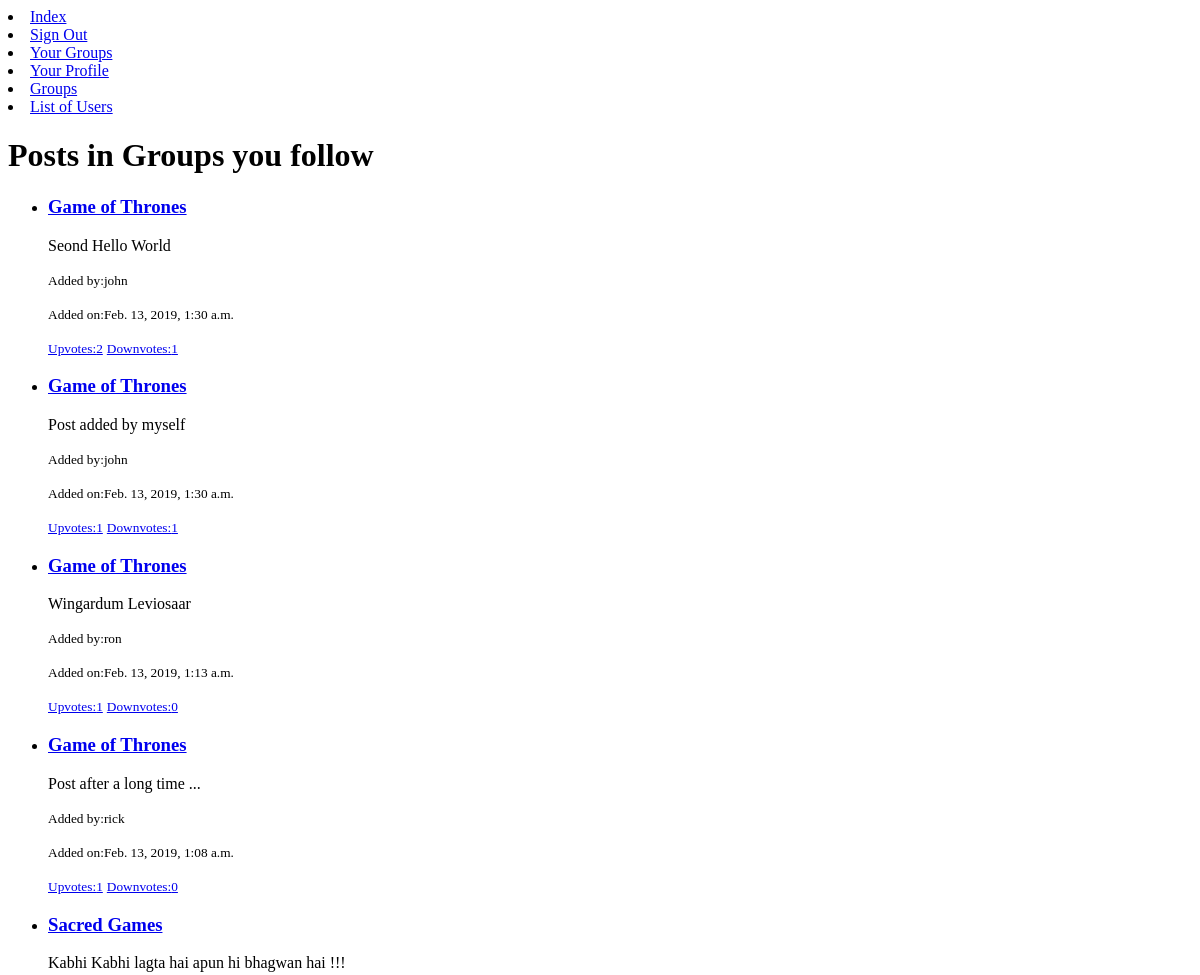
/account/user/ (signed in, upper part), run on an earlier commit of the app's database.
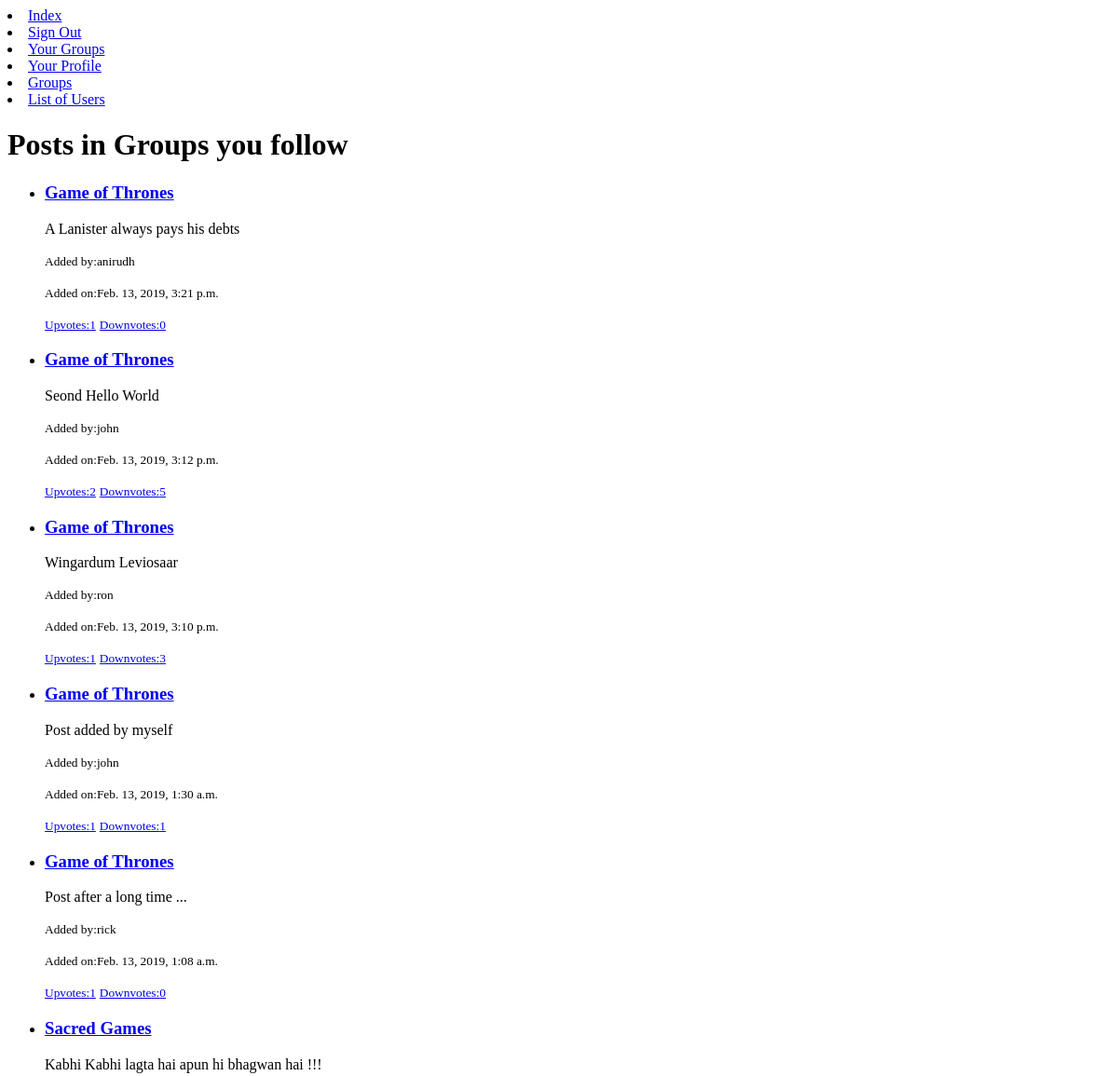
And on a later commit of the database.
### groups/models.py (models this page shows, shortened)
class Post(models.Model):
    user = models.ForeignKey(User,related_name='posts',on_delete=models.CASCADE)
    created_at = models.DateTimeField(auto_now=True)
    text = models.TextField()
    group = models.ForeignKey(Group,related_name='posts',on_delete=models.CASCADE)
    slug = models.SlugField(allow_unicode=True,default='game_of_thrones')
    upvotes = models.IntegerField(default=0)
    downvotes = models.IntegerField(default=0)
    class Meta:
        ordering = ['-created_at']
        unique_together = ('user','text')

class Group(models.Model):
    name = models.CharField(max_length=200)
    slug = models.SlugField(allow_unicode=True,unique=True)
    description = models.TextField(blank=True,default='No description given yet')
    members = models.ManyToManyField(User,through='GroupMember',related_name='group')
    class Meta:
        unique_together = ['slug']

### account/views.py (the view)
# urls.py: path('user/',UserPostListView.as_view(),name='user_posts'),
class UserPostListView(LoginRequiredMixin,ListView):
    template_name = 'account/post_list.html'
    model = Post
    context_object_name = 'posts'
    def get_queryset(self):
        user = self.request.user
        groups = GroupMember.objects.filter(user=user).values('group')
        posts = Post.objects.filter(group=0)
        for group in groups:
            group_id = group['group']
            post = Post.objects.filter(group=group_id).order_by('-created_at').values()
            posts = posts|post
        posts = posts.order_by('-created_at')
        return posts

### account/templates/account/post_list.html
{% extends 'account/base.html' %}
{% block body_block %}
  <h1>Posts in Groups you follow</h1>
  <ul>
  {% if posts %}
  {% for post in posts %}
  <li>
    <h3> <a href="{% url 'group:group_detail' slug=post.group.slug %}">{{post.group.name}}</a></h3>
    <p>{{post.text}}</p>
    <p><small>Added by:{{post.user.username}}</small></p>
    <p><small>Added on:{{post.created_at}}</small></p>
    <p><small><a href="{% url 'account:post_upvote' pk=post.pk %}">Upvotes:{{post.upvotes}}</a></small>
       <small><a href="{%url 'account:post_downvote' pk=post.pk%}">Downvotes:{{post.downvotes}}</a></small></p>
  </li>
  {% endfor %}
  </ul>
  {% else %}
  <h2> No Posts in any group you follow </h2>
  {% endif %}
{% endblock %}

What changed in the data, as far as the page shows it:
added Post: group.name "Game of Thrones", text "A Lanister always pays his debts", user.username "anirudh", created_at "Feb. 13, 2019, 3:21 p.m.", upvotes "1", downvotes "0"
changed Post "Seond Hello World": created_at "Feb. 13, 2019, 1:30 a.m." → "Feb. 13, 2019, 3:12 p.m."; downvotes "1" → "5"
changed Post "Wingardum Leviosaar": created_at "Feb. 13, 2019, 1:13 a.m." → "Feb. 13, 2019, 3:10 p.m."; downvotes "0" → "3"; moves up the list
